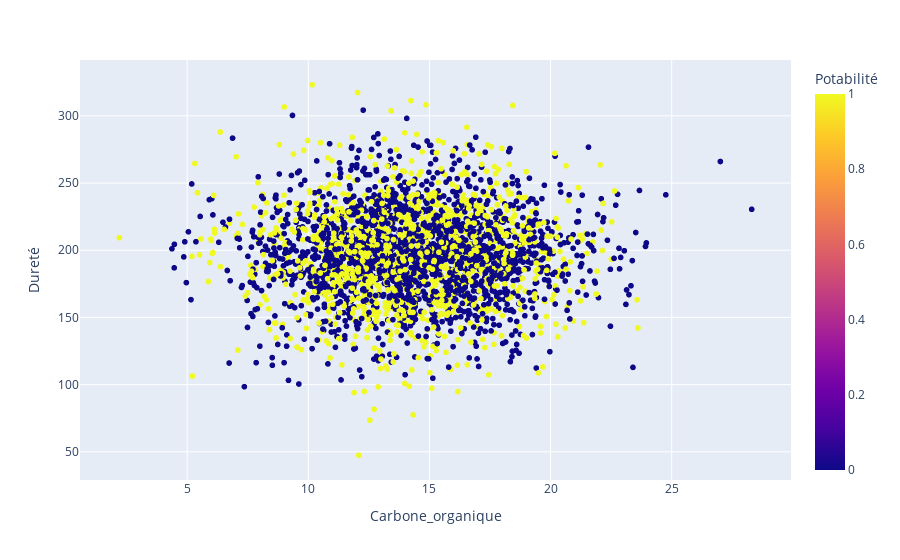

The notebook cell saved with this chart:
### Code cell
fig1 = px.scatter(df1, x='Carbone_organique', y='Dureté', color='Potabilité')
fig1.show()

### Figure 1 — Plotly figure (JSON) as saved in the notebook; plotly's stock layout.template omitted (floating-point values rounded to 4 significant figures; data arrays with more than 128 entries replaced by an {"elided": "..."} marker saying what was removed)
{"data": [{"hovertemplate": "Carbone_organique=%{x}<br>Dureté=%{y}<br>Potabilité=%{marker.color}<extra></extra>", "legendgroup": "", "marker": {"color": {"elided": "3276 int values"}, "coloraxis": "coloraxis", "symbol": "circle"}, "mode": "markers", "name": "", "showlegend": false, "type": "scattergl", "x": {"elided": "3276 float values"}, "xaxis": "x", "y": {"elided": "3276 float values"}, "yaxis": "y"}], "layout": {"coloraxis": {"colorbar": {"title": {"text": "Potabilité"}}, "colorscale": [[0, "#0d0887"], [0.1111, "#46039f"], [0.2222, "#7201a8"], [0.3333, "#9c179e"], [0.4444, "#bd3786"], [0.5556, "#d8576b"], [0.6667, "#ed7953"], [0.7778, "#fb9f3a"], [0.8889, "#fdca26"], [1, "#f0f921"]]}, "legend": {"tracegroupgap": 0}, "margin": {"t": 60}, "xaxis": {"anchor": "y", "domain": [0, 1], "title": {"text": "Carbone_organique"}}, "yaxis": {"anchor": "x", "domain": [0, 1], "title": {"text": "Dureté"}}}}
